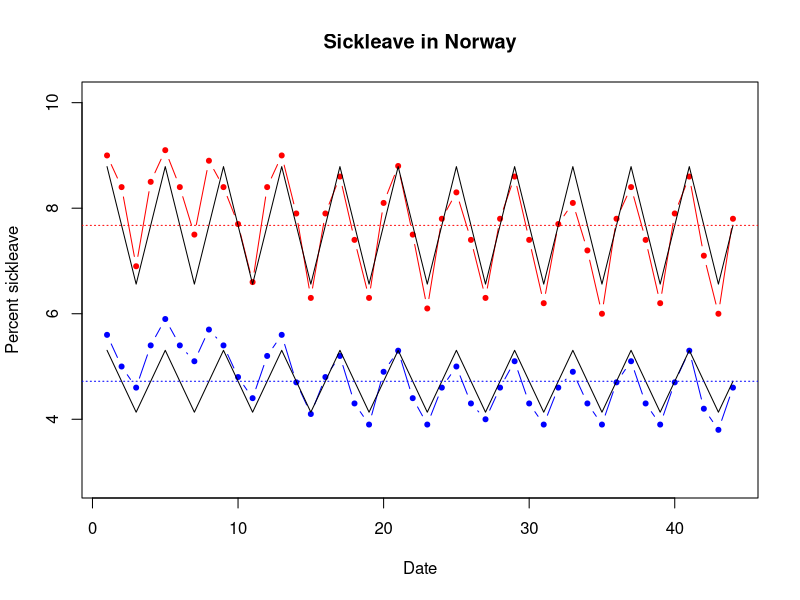
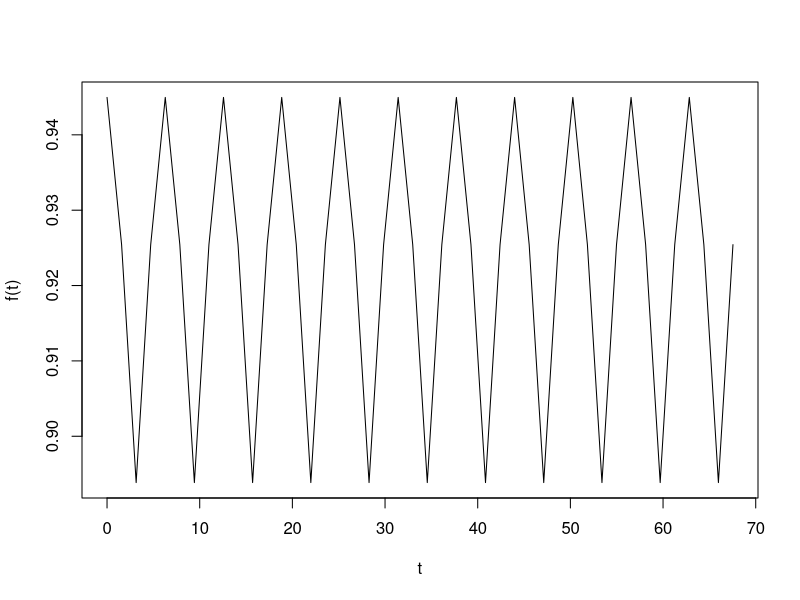

The R script that drew these images, in order:
library("tidyverse")

kvinner = scan("kvinner.csv")
menn = scan("menn.csv")
data = data.frame(leave = c(kvinner, menn), 
                  gender = c(rep("female", length(kvinner)),
                             rep("male", length(menn))),
                  x = rep(0:(length(menn) - 1)*pi/2, 2))


ml_means = c(menn = mean(menn), kvinner = mean(kvinner))
ml_sds = c(menn = sd(menn), kvinner = sd(kvinner))
p = 0.5


lm(leave ~ gender + gender*cos(x), data = data)


r2 = function(means, sds, pi) {
  value = 1 + pi*(1 - pi)*(means[1] - means[2])^2/(pi*sds[1]^2 + (1 - pi)*sds[2]^2)
  c(1 - 1/value)
}

r2(ml_means, ml_sds, p)
r2(ml_means, c(sqrt(mean(ml_sds^2)), sqrt(mean(ml_sds^2))), p)


plot(menn, ylim = c(min(menn) - 1, max(kvinner) + 1), col = "blue", type = "b",
     main = "Sickleave in Norway", pch = 20, ylab = "Percent sickleave", xlab = "Date")
points(kvinner, col = "red", type = "b", pch = 20)
x = 0:(length(menn) - 1)*pi/2
lines(predict(lm(menn ~ cos(x))))
lines(predict(lm(kvinner ~ cos(x))))
abline(h = ml_means[1], col = "blue", lty = 3)
abline(h = ml_means[2], col = "red", lty = 3)


f = function(t) {
  (alpha + beta*cos(t))^2/((alpha + beta*cos(t))^2 + psi) 
}


g = Vectorize(function(t, N = 30000) {
  x1 = rnorm(N, 7.675 + 1.11*cos(t), 0.4187)
  x2 = rnorm(N, 7.675 - 2.95 + (1.11 - 0.52)*cos(t), 0.4187)
  dat = data.frame(leave = c(x1, x2), 
                   gender = c(rep("female", length(x1)),
                              rep("male", length(x2))))
  summary(lm(leave ~ gender, data = dat))$r.sq
})

t = x
psi = 0.4187^2*4
beta = 0.52
alpha = 2.95

plot(t, f(t), type = "l")
